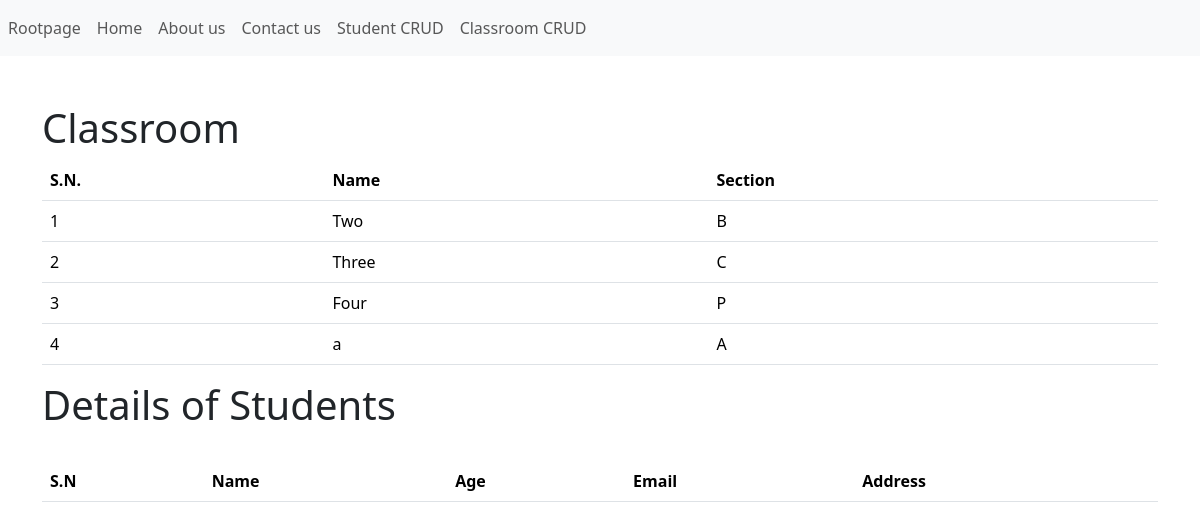
The app's page /temp-inherit/ with its own data.
### crud/models.py (models this page shows)
class Classroom(models.Model):
    name = models.CharField(max_length=20)
    section = models.CharField(max_length=5)

### myapp/views.py (the view)
# urls.py: path("temp-inherit/",temp_inherit_view,name="temp_inherit"),
def temp_inherit_view(request):
    classrooms = Classroom.objects.all()
    return render(request,template_name="myapp/home.html",context={"classrooms":classrooms})

### myapp/templates/myapp/home.html (shortened to what this page needs)
{% extends "layouts/base.html" %}
{% block content %}
<div class="container">
    <h1>Classroom</h1>
    <table class="table table-stripe">
        <tr>
            <th>S.N.</th>
            <th>Name</th>
            <th>Section</th>
        </tr>
        {% for classroom in classrooms %}
        <tr>
            <td>{{forloop.counter}}</td>
            <td>{{classroom.name}}</td>
            <td>{{classroom.section}}</td>
        </tr>
        {% endfor %}
    </table>
</div>
<div class="container">
    <h1>Details of Students</h1><br>
    <table class="table table-striped">
        <thead>
            <tr>
                <th>S.N</th>
                <th>Name</th>
                <th>Age</th>
                <th>Email</th>
                <th>Address</th>
            </tr>
        </thead>
    </table>
{% endblock %}

### records on screen
Classroom: name "Two", section "B"
Classroom: name "Three", section "C"
Classroom: name "Four", section "P"
Classroom: name "a", section "A"
